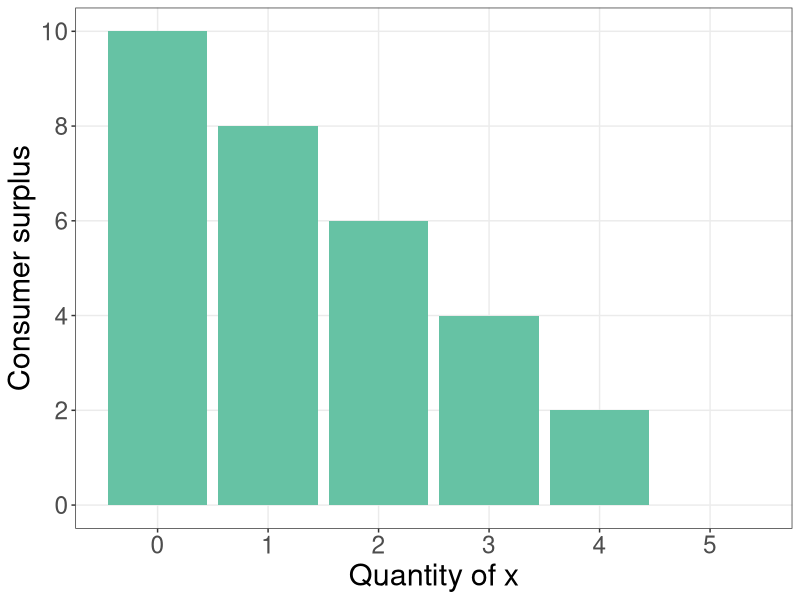
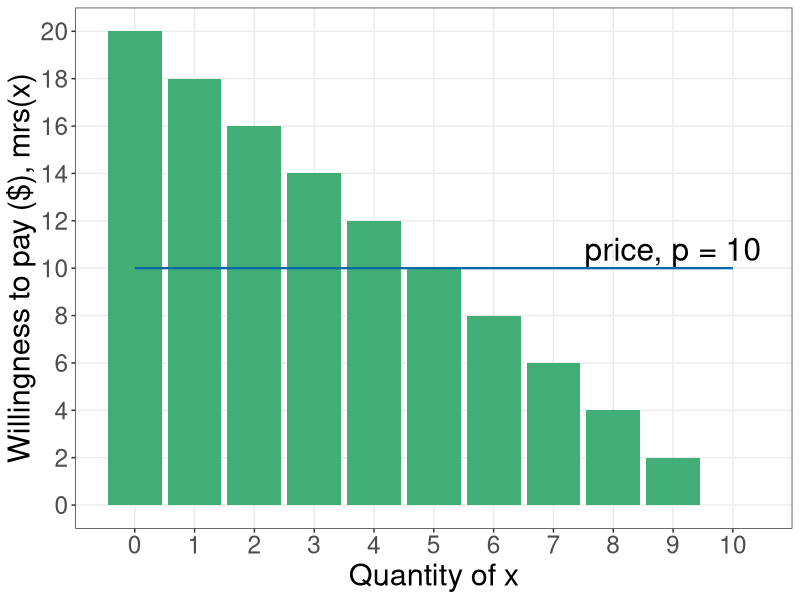
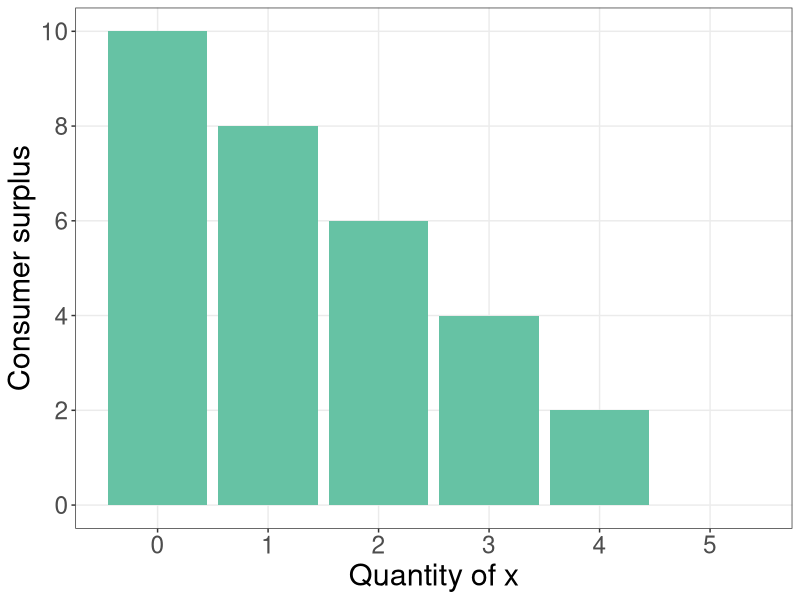
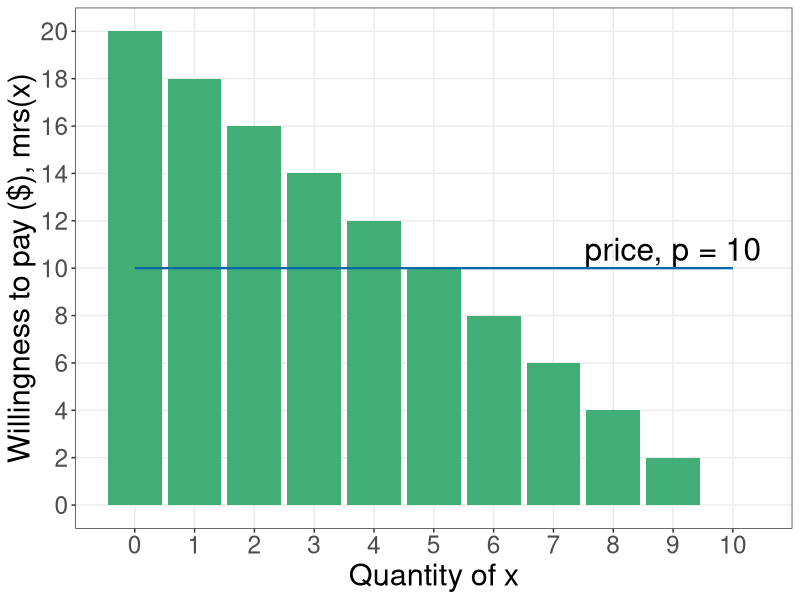

Here is the R script that generated these plots, in order:
require(shape)
library(tidyverse)

#Set parameters for graphics
axislabelsize <- 1.8
labelsize <- 1.5
namesize <- 1.8
annotatesize <- 1.5
graphlinewidth <- 2
segmentlinewidth <- 1.5

COL <- c("#7fc97f", "#beaed4", "#fdc086", "#ffff99", "#386cb0", "#f0027f", "#bf5b17", "#666666")
COLA <- c("#e0f3db", "#99d8c9","#66c2a4","#41ae76", "#238b45", "#005824")
COLB <- c("#c6dbef", "#4eb3d3", "#2b8cbe", "#0868ac","#084081")
COLC <- c("#fcfbfd", "#efedf5", "#dadaeb", "#bcbddc", "#9e9ac8", "#807dba", "#6a51a3", "#54278f", "#3f007d")

par(mar =  c(5, 7, 1, 1))

mrsA <- function(x, rmax = 20, xmax = 10) {
  rmax - (rmax/xmax)*x
}

cs <- function(x, p = 10){
  mrsA(x) - p 
}

uA <- function(x, y, rmax = 20, xmax = 10) {
  y + rmax*x - (1/2)(rmax/xmax)*x^2
}

x <- seq(0, 10, 1)
df <- as.data.frame(x)
dfp1 <-
  df %>%
  mutate(mrsx = mrsA(x), 
         csx = cs(x),
         xcons = x + 1) %>%
  filter(xcons <= 6)
plot1 <-
  dfp1 %>%
  ggplot(aes(x = x, y = csx)) +
  geom_bar(stat = "identity", fill = COLA[3]) +
  scale_x_continuous(breaks = seq(0,5,1), 
                     labels = seq(0,5,1)
  ) + 
  scale_y_continuous(breaks = seq(0,10,2), 
                     labels = seq(0,10,2)
  ) +
  ylab("Consumer surplus") + 
  xlab("Quantity of x") +
  theme_bw() + 
  theme(legend.title = element_blank(),
        panel.grid.minor = element_blank(),
        text = element_text(size = 22)
        ) 
plot1
ggsave(plot1, file = "indmarketdemand/harriet_cs_barchart.pdf",  width = 9, height = 7)

dfp2 <-
  df %>%
  mutate(mrsx = mrsA(x), 
         csx = cs(x),
         xcons = x + 1) 
plot2 <-
  dfp2 %>%
  ggplot(aes(x = x, y = mrsx)) +
  geom_bar(stat = "identity", fill = COLA[4]) +
  scale_x_continuous(breaks = seq(0,10,1), 
                     labels = seq(0,10,1)
  ) + 
  scale_y_continuous(breaks = seq(0,20,2), 
                     labels = seq(0,20,2)
  ) +
  ylab("Willingness to pay ($), mrs(x)") + 
  xlab("Quantity of x") +
  geom_line(y = 10, lty = 1, col = COLB[4], lwd = 0.8) +
  annotate("text", x = 9, y = 10.8, label = "price, p = 10", cex = 8) + 
    theme_bw() + 
  theme(legend.title = element_blank(),
        panel.grid.minor = element_blank(),
        text = element_text(size = 22)
  ) 
plot2
ggsave(plot2, file = "indmarketdemand/harriet_wtp_barchart.pdf",  width = 9, height = 7)
